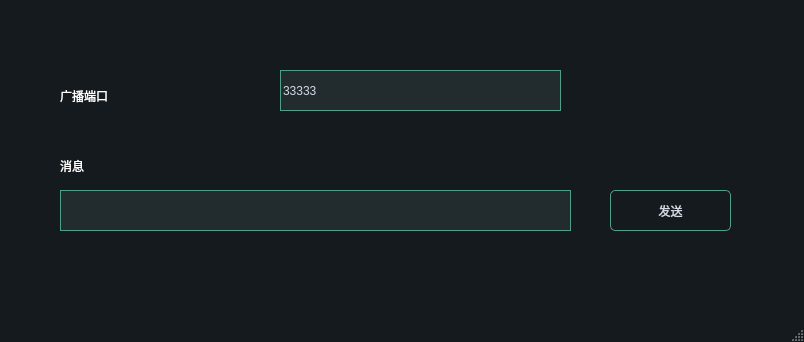
<?xml version="1.0" encoding="UTF-8"?>
<ui version="4.0">
 <class>MainWindow</class>
 <widget class="QMainWindow" name="MainWindow">
  <property name="geometry">
   <rect>
    <x>0</x>
    <y>0</y>
    <width>804</width>
    <height>342</height>
   </rect>
  </property>
  <property name="windowTitle">
   <string>MainWindow</string>
  </property>
  <property name="styleSheet">
   <string notr="true">/*
qss美化 - 黄强老师
*/
QWidget
{  
	font:  16pt &quot;Microsoft YaHei&quot;;
     color:  #ffffff;
}

QLabel {
	
}

QGroupBox {
    border-width: 1px;
	border-style: solid;
	border-color: #4fa08b;   

}

QGroupBox::title {
 
    subcontrol-origin: margin;
    left:20px;
    padding: -10px 5px 0px 5px;
}

QMainWindow {
	background-color:#151a1e;
}
QCalendar {
	background-color: #151a1e;
}
QTextEdit {
	border-width: 1px;
	border-style: solid;
	border-color: #4fa08b;
	background-color: #222b2e;
	color: #d3dae3;
}
QPlainTextEdit {
    font:  10pt &quot;Microsoft YaHei&quot;;
	border-width: 1px;
	border-style: solid;
	border-color: #4fa08b;
	background-color: #222b2e;
	color: #d3dae3;
}
QToolButton {
	border-style: solid;
	border-top-color: qlineargradient(spread:pad, x1:0.5, y1:1, x2:0.5, y2:0, stop:0 rgb(215, 215, 215), stop:1 rgb(222, 222, 222));
	border-right-color: qlineargradient(spread:pad, x1:0, y1:0.5, x2:1, y2:0.5, stop:0 rgb(217, 217, 217), stop:1 rgb(227, 227, 227));
	border-left-color: qlineargradient(spread:pad, x1:0, y1:0.5, x2:1, y2:0.5, stop:0 rgb(227, 227, 227), stop:1 rgb(217, 217, 217));
	border-bottom-color: qlineargradient(spread:pad, x1:0.5, y1:1, x2:0.5, y2:0, stop:0 rgb(215, 215, 215), stop:1 rgb(222, 222, 222));
	border-width: 1px;
	border-radius: 5px;
	color: #d3dae3;
	padding: 2px;
	background-color: rgb(255,255,255);
}
QToolButton:hover{
	border-style: solid;
	border-top-color: qlineargradient(spread:pad, x1:0.5, y1:1, x2:0.5, y2:0, stop:0 rgb(195, 195, 195), stop:1 rgb(222, 222, 222));
	border-right-color: qlineargradient(spread:pad, x1:0, y1:0.5, x2:1, y2:0.5, stop:0 rgb(197, 197, 197), stop:1 rgb(227, 227, 227));
	border-left-color: qlineargradient(spread:pad, x1:0, y1:0.5, x2:1, y2:0.5, stop:0 rgb(227, 227, 227), stop:1 rgb(197, 197, 197));
	border-bottom-color: qlineargradient(spread:pad, x1:0.5, y1:1, x2:0.5, y2:0, stop:0 rgb(195, 195, 195), stop:1 rgb(222, 222, 222));
	border-width: 1px;
	border-radius: 5px;
	color: rgb(0,0,0);
	padding: 2px;
	background-color: rgb(255,255,255);
}
QToolButton:pressed{
	border-style: solid;
	border-top-color: qlineargradient(spread:pad, x1:0.5, y1:1, x2:0.5, y2:0, stop:0 rgb(215, 215, 215), stop:1 rgb(222, 222, 222));
	border-right-color: qlineargradient(spread:pad, x1:0, y1:0.5, x2:1, y2:0.5, stop:0 rgb(217, 217, 217), stop:1 rgb(227, 227, 227));
	border-left-color: qlineargradient(spread:pad, x1:0, y1:0.5, x2:1, y2:0.5, stop:0 rgb(227, 227, 227), stop:1 rgb(217, 217, 217));
	border-bottom-color: qlineargradient(spread:pad, x1:0.5, y1:1, x2:0.5, y2:0, stop:0 rgb(215, 215, 215), stop:1 rgb(222, 222, 222));
	border-width: 1px;
	border-radius: 5px;
	color: rgb(0,0,0);
	padding: 2px;
	background-color: rgb(142,142,142);
}
QPushButton{

    border-width: 1px;
	border-style: solid;
	border-color: #4fa08b; 
 
	border-radius: 5px;
	color: #d3dae3;
	padding: 2px;
	background-color: #151a1e;
}
QPushButton::default{
	border-style: solid;
	border-color: #4fa08b;
	border-width: 1px;
	border-radius: 5px;
	color: #FFFFFF;
	padding: 2px;
	background-color: #151a1e;;
}
QPushButton:hover{
	border-style: solid;
	border-color: #050a0e;
	border-width: 1px;
	border-radius: 5px;
	color: #d3dae3;
	padding: 2px;
	background-color: #1c1f1f;
}
QPushButton:pressed{
	border-style: solid;
	border-color: #050a0e;
	border-width: 1px;
	border-radius: 5px;
	color: #d3dae3;
	padding: 2px;
	background-color: #2c2f2f;
}
QPushButton:disabled{
	border-style: solid;
	border-top-color: qlineargradient(spread:pad, x1:0.5, y1:1, x2:0.5, y2:0, stop:0 rgb(215, 215, 215), stop:1 rgb(222, 222, 222));
	border-right-color: qlineargradient(spread:pad, x1:0, y1:0.5, x2:1, y2:0.5, stop:0 rgb(217, 217, 217), stop:1 rgb(227, 227, 227));
	border-left-color: qlineargradient(spread:pad, x1:0, y1:0.5, x2:1, y2:0.5, stop:0 rgb(227, 227, 227), stop:1 rgb(217, 217, 217));
	border-bottom-color: qlineargradient(spread:pad, x1:0.5, y1:1, x2:0.5, y2:0, stop:0 rgb(215, 215, 215), stop:1 rgb(222, 222, 222));
	border-width: 1px;
	border-radius: 5px;
	color: #808086;
	padding: 2px;
	background-color: rgb(142,142,142);
}
QLineEdit {
	border-width: 1px;
	border-style: solid;
	border-color: #4fa08b;
	background-color: #222b2e;
	color: #d3dae3;
}



QLCDNumber {
	color: #4d9b87;
}
QProgressBar {
	text-align: center;
	color: #d3dae3;
	border-radius: 10px;
	border-color: transparent;
	border-style: solid;
	background-color: #52595d;
}
QProgressBar::chunk {
	background-color: #214037	;
	border-radius: 10px;
}
QMenuBar {
	background-color: #151a1e;
}
QMenuBar::item {
	color: #d3dae3;
  	spacing: 3px;
  	padding: 1px 4px;
	background-color: #151a1e;
}

QMenuBar::item:selected {
  	background-color: #252a2e;
	color: #FFFFFF;
}
QMenu {
	background-color: #151a1e;
}
QMenu::item:selected {
	background-color: #252a2e;
	color: #FFFFFF;
}
QMenu::item {
	color: #d3dae3;
	background-color: #151a1e;
}
QTabWidget {
	color:rgb(0,0,0);
	background-color:#000000;
}
QTabWidget::pane {
		border-color: #050a0e;
		background-color: #1e282c;
		border-style: solid;
		border-width: 1px;
    	border-bottom-left-radius: 4px;
		border-bottom-right-radius: 4px;
}
QTabBar::tab:first {
	border-style: solid;
	border-left-width:1px;
	border-right-width:0px;
	border-top-width:1px;
	border-bottom-width:0px;
	border-top-color: #050a0e;
	border-left-color: #050a0e;
	border-bottom-color: #050a0e;
	border-top-left-radius: 4px;
	color: #d3dae3;
	padding: 3px;
	margin-left:0px;
	background-color: #151a1e;
}
QTabBar::tab:last {
	border-style: solid;
	border-top-width:1px;
	border-left-width:1px;
	border-right-width:1px;
	border-bottom-width:0px;
	border-color: #050a0e;
	border-top-right-radius: 4px;
	color: #d3dae3;
	padding: 3px;
	margin-left:0px;
	background-color: #151a1e;
}
QTabBar::tab {
	border-style: solid;
	border-top-width:1px;
	border-bottom-width:0px;
	border-left-width:1px;
	border-top-color: #050a0e;
	border-left-color: #050a0e;
	border-bottom-color: #050a0e;
	color: #d3dae3;
	padding: 3px;
	margin-left:0px;
	background-color: #151a1e;
}
QTabBar::tab:selected, QTabBar::tab:last:selected, QTabBar::tab:hover {
  	border-style: solid;
  	border-left-width:1px;
	border-bottom-width:0px;
	border-right-color: transparent;
	border-top-color: #050a0e;
	border-left-color: #050a0e;
	border-bottom-color: #050a0e;
	color: #FFFFFF;
	padding: 3px;
	margin-left:0px;
	background-color: #1e282c;
}

QTabBar::tab:selected, QTabBar::tab:first:selected, QTabBar::tab:hover {
  	border-style: solid;
  	border-left-width:1px;
  	border-bottom-width:0px;
  	border-top-width:1px;
	border-right-color: transparent;
	border-top-color: #050a0e;
	border-left-color: #050a0e;
	border-bottom-color: #050a0e;
	color: #FFFFFF;
	padding: 3px;
	margin-left:0px;
	background-color: #1e282c;
}

QCheckBox { 
	padding: 2px;
}
QCheckBox:disabled {
	color: #808086;
	padding: 2px;
}

QCheckBox:hover {
	border-radius:4px;
	border-style:solid;
	padding-left: 1px;
	padding-right: 1px;
	padding-bottom: 1px;
	padding-top: 1px;
	border-width:1px;
	border-color: transparent;
}
QCheckBox::indicator:checked {

	height: 10px;
	width: 10px;
	border-style:solid;
	border-width: 1px;
	border-color: #4fa08b; 
	background-color:  #4fa08b;
}
QCheckBox::indicator:unchecked {

	height: 10px;
	width: 10px;
	border-style:solid;
	border-width: 1px;
	border-color: #4fa08b;
	background-color:  #FFFFFF;
}
QRadioButton {
	color: #d3dae3;
	padding: 1px;
}
QRadioButton::indicator:checked {
	height: 10px;
	width: 10px;
	border-style:solid;
	border-radius:5px;
	border-width: 1px;
	border-color: #4fa08b;
	color: #a9b7c6;
	background-color: qradialgradient(cx:0.5, cy:0.5, radius:0.4,fx:0.5, fy:0.5, stop:0 #4fa08b, stop:1 #1e282c);
}
QRadioButton::indicator:!checked {
	height: 10px;
	width: 10px;
	border-style:solid;
	border-radius:5px;
	border-width: 1px;
	border-color: #4fa08b;
	color: #a9b7c6;
	background-color: transparent;
}
QStatusBar {
	color:#027f7f;
}
QSpinBox {
	color: #d3dae3;
	background-color: #222b2e;
	border-width: 1px;
	border-style: solid;
	border-color: #4fa08b;
}
QDoubleSpinBox {
	color: #d3dae3;
	background-color: #222b2e;
	border-width: 1px;
	border-style: solid;
	border-color: #4fa08b;
}
QTimeEdit {
	color: #d3dae3;
	background-color: #222b2e;
	border-width: 1px;
	border-style: solid;
	border-color: #4fa08b;
}
QDateTimeEdit {
	color: #d3dae3;
	background-color: #222b2e;
	border-width: 1px;
	border-style: solid;
	border-color: #4fa08b;
}
QDateEdit {
	color: #d3dae3;
	background-color: #222b2e;
	border-width: 1px;
	border-style: solid;
	border-color: #4fa08b;
}
QFontComboBox {
	color: #d3dae3;
	background-color: #222b2e;
	border-width: 1px;
	border-style: solid;
	border-color: #4fa08b;
}
QComboBox {
	color: #d3dae3;
	background-color: #222b2e;
	border-width: 1px;
	border-style: solid;
	border-color: #4fa08b;
}
/* 下拉后，整个下拉窗体样式 */
QComboBox QAbstractItemView {
    outline: 0px solid gray;   /* 选定项的虚框 */
    border: 1px solid  #4fa08b;   /* 整个下拉窗体的边框 */ 
    background-color: #222b2e; /* 整个下拉窗体的背景色 */
    selection-background-color: #4fa08b;   /* 整个下拉窗体被选中项的背景色 */
}
QComboBox:disabled
{ 
background-color: gray; /* 整个下拉窗体的背景色 */
}

QDial {
	background: #16a085;
}

QToolBox {
	color: #a9b7c6;
	background-color: #222b2e;
}
QToolBox::tab {
	color: #a9b7c6;
	background-color:#222b2e;
}
QToolBox::tab:selected {
	color: #FFFFFF;
	background-color:#222b2e;
}
QScrollArea {
	color: #FFFFFF;
	background-color:#222b2e;
}
QSlider::groove:horizontal {
	height: 5px;
	background-color: #52595d;
}
QSlider::groove:vertical {
	width: 5px;
	background-color: #52595d;
}
QSlider::handle:horizontal {
	background: #1a2224;
	border-style: solid;
	border-width: 1px;
	border-color: rgb(207,207,207);
	width: 12px;
	margin: -5px 0;
	border-radius: 7px;
}
QSlider::handle:vertical {
	background: #1a2224;
	border-style: solid;
	border-width: 1px;
	border-color: rgb(207,207,207);
	height: 12px;
	margin: 0 -5px;
	border-radius: 7px;
}
QSlider::add-page:horizontal {
    background: #52595d;
}
QSlider::add-page:vertical {
    background: #52595d;
}
QSlider::sub-page:horizontal {
    background-color: #15433a;
}
QSlider::sub-page:vertical {
    background-color: #15433a;
}
QScrollBar:horizontal {
	max-height: 10px;
	border: 1px transparent grey;
	margin: 0px 20px 0px 20px;
	background: transparent;
}
QScrollBar:vertical {
	max-width: 10px;
	border: 1px transparent grey;
	margin: 20px 0px 20px 0px;
	background: transparent;
}
QScrollBar::handle:horizontal {
	background: #52595d;
	border-style: transparent;
	border-radius: 4px;
	min-width: 25px;
}
QScrollBar::handle:horizontal:hover {
	background: #58a492;
	border-style: transparent;
	border-radius: 4px;
	min-width: 25px;
}
QScrollBar::handle:vertical {
	background: #52595d;
	border-style: transparent;
	border-radius: 4px;
	min-height: 25px;
}
QScrollBar::handle:vertical:hover {
	background: #58a492;
	border-style: transparent;
	border-radius: 4px;
	min-height: 25px;
}
QScrollBar::add-line:horizontal {
   border: 2px transparent grey;
   border-top-right-radius: 4px;
   border-bottom-right-radius: 4px;
   background: #15433a;
   width: 20px;
   subcontrol-position: right;
   subcontrol-origin: margin;
}
QScrollBar::add-line:horizontal:pressed {
   border: 2px transparent grey;
   border-top-right-radius: 4px;
   border-bottom-right-radius: 4px;
   background: rgb(181,181,181);
   width: 20px;
   subcontrol-position: right;
   subcontrol-origin: margin;
}
QScrollBar::add-line:vertical {
   border: 2px transparent grey;
   border-bottom-left-radius: 4px;
   border-bottom-right-radius: 4px;
   background: #15433a;
   height: 20px;
   subcontrol-position: bottom;
   subcontrol-origin: margin;
}
QScrollBar::add-line:vertical:pressed {
   border: 2px transparent grey;
   border-bottom-left-radius: 4px;
   border-bottom-right-radius: 4px;
   background: rgb(181,181,181);
   height: 20px;
   subcontrol-position: bottom;
   subcontrol-origin: margin;
}
QScrollBar::sub-line:horizontal {
   border: 2px transparent grey;
   border-top-left-radius: 4px;
   border-bottom-left-radius: 4px;
   background: #15433a;
   width: 20px;
   subcontrol-position: left;
   subcontrol-origin: margin;
}
QScrollBar::sub-line:horizontal:pressed {
   border: 2px transparent grey;
   border-top-left-radius: 4px;
   border-bottom-left-radius: 4px;
   background: rgb(181,181,181);
   width: 20px;
   subcontrol-position: left;
   subcontrol-origin: margin;
}
QScrollBar::sub-line:vertical {
   border: 2px transparent grey;
   border-top-left-radius: 4px;
   border-top-right-radius: 4px;
   background: #15433a;
   height: 20px;
   subcontrol-position: top;
   subcontrol-origin: margin;
}
QScrollBar::sub-line:vertical:pressed {
   border: 2px transparent grey;
   border-top-left-radius: 4px;
   border-top-right-radius: 4px;
   background: rgb(181,181,181);
   height: 20px;
   subcontrol-position: top;
   subcontrol-origin: margin;
}

QScrollBar::add-page:horizontal, QScrollBar::sub-page:horizontal {
   background: none;
}
QScrollBar::add-page:vertical, QScrollBar::sub-page:vertical {
   background: none;
}</string>
  </property>
  <widget class="QWidget" name="centralwidget">
   <widget class="QLabel" name="label_2">
    <property name="geometry">
     <rect>
      <x>60</x>
      <y>80</y>
      <width>151</width>
      <height>31</height>
     </rect>
    </property>
    <property name="text">
     <string>广播端口</string>
    </property>
   </widget>
   <widget class="QPushButton" name="pushButtonSend">
    <property name="geometry">
     <rect>
      <x>610</x>
      <y>190</y>
      <width>121</width>
      <height>41</height>
     </rect>
    </property>
    <property name="text">
     <string>发送</string>
    </property>
   </widget>
   <widget class="QLineEdit" name="lineEditPort">
    <property name="geometry">
     <rect>
      <x>280</x>
      <y>70</y>
      <width>281</width>
      <height>41</height>
     </rect>
    </property>
    <property name="text">
     <string>33333</string>
    </property>
   </widget>
   <widget class="QLineEdit" name="lineEditSend">
    <property name="geometry">
     <rect>
      <x>60</x>
      <y>190</y>
      <width>511</width>
      <height>41</height>
     </rect>
    </property>
   </widget>
   <widget class="QLabel" name="label_3">
    <property name="geometry">
     <rect>
      <x>60</x>
      <y>150</y>
      <width>151</width>
      <height>31</height>
     </rect>
    </property>
    <property name="text">
     <string>消息</string>
    </property>
   </widget>
  </widget>
  <widget class="QMenuBar" name="menubar">
   <property name="geometry">
    <rect>
     <x>0</x>
     <y>0</y>
     <width>804</width>
     <height>38</height>
    </rect>
   </property>
  </widget>
  <widget class="QStatusBar" name="statusbar"/>
 </widget>
 <resources/>
 <connections/>
</ui>
